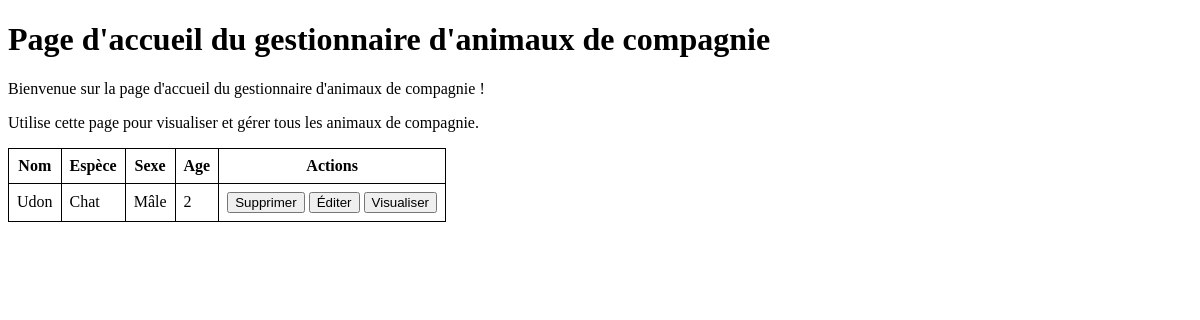
The page /mini-projet/public/index.php on the database as committed earlier.
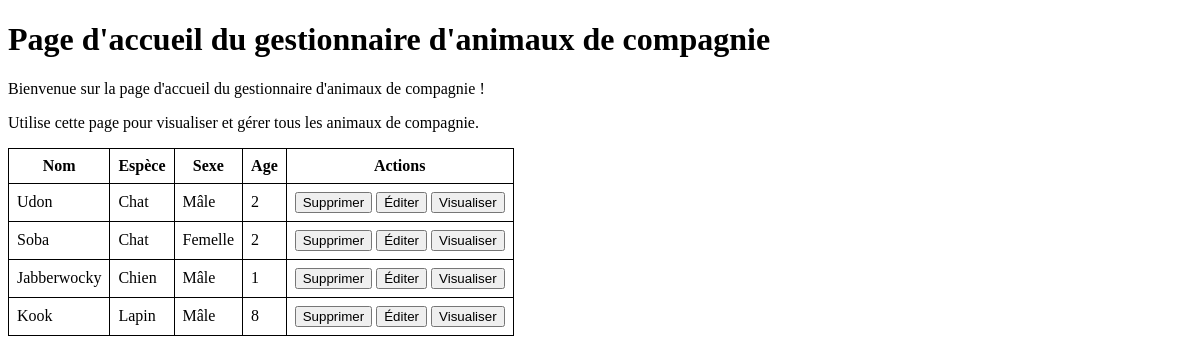
The same page on the database as committed later.
### tables this page shows
CREATE TABLE pets (
    id INTEGER PRIMARY KEY AUTOINCREMENT,
    name TEXT NOT NULL,
    species TEXT NOT NULL,
    nickname TEXT,
    sex TEXT NOT NULL,
    age INTEGER NOT NULL,
    colour TEXT,
    personalities TEXT,
    size FLOAT,
    notes TEXT
, "color");

### mini-projet/src/Database.php (called while the page is built, shortened)
<?php
class Database {
    private $pdo;
    public function __construct() {
        $this->pdo = new PDO("sqlite:" . self::DATABASE_FILE);
        $sql = "CREATE TABLE IF NOT EXISTS pets (
            id INTEGER PRIMARY KEY AUTOINCREMENT,
            name TEXT NOT NULL,
            species TEXT NOT NULL,
            nickname TEXT,
            sex TEXT NOT NULL,
            age INTEGER NOT NULL,
            color TEXT,
            personalities TEXT,
            size FLOAT,
            notes TEXT
        );";
        $stmt = $this->pdo->prepare($sql);
        $stmt->execute();
    }
    public function getPdo() {
        return $this->pdo;
    }
}

### mini-projet/src/PetsManager.php (called while the page is built, shortened)
<?php
require 'Database.php';
class PetsManager {
    private $database;
    public function __construct() {
        $this->database = new Database();
    }
    public function getPets() {
        $sql = "SELECT * FROM pets";
        $stmt = $this->database->getPdo()->prepare($sql);
        $stmt->execute();
        $pets = $stmt->fetchAll();
        return $pets;
    }
}

### mini-projet/public/index.php (the view, shortened to what this page needs)
<?php
require '../src/PetsManager.php';
$petsManager = new PetsManager();
$pets = $petsManager->getPets();
?>
<!DOCTYPE html>
<html lang="fr">
<head>
</head>
<body>
<h1>Page d'accueil du gestionnaire d'animaux de compagnie</h1>
<p>Bienvenue sur la page d'accueil du gestionnaire d'animaux de compagnie !</p>
<p>Utilise cette page pour visualiser et gérer tous les animaux de compagnie.</p>
<table>
    <thead>
    <tr>
        <th>Nom</th>
        <th>Espèce</th>
        <th>Sexe</th>
        <th>Age</th>
        <th>Actions</th>
    </tr>
    </thead>
    <tbody>
    <?php foreach ($pets as $pet) { ?>
        <tr>
            <td><?= htmlspecialchars($pet['name']) ?></td>
            <td><?= Pet::SPECIES[htmlspecialchars($pet['species'])] ?></td>
            <td><?= Pet::SEXES[htmlspecialchars($pet['sex'])] ?></td>
            <td><?= htmlspecialchars($pet['age']) ?></td>
            <td>
                <a href="delete.php?id=<?= htmlspecialchars($pet['id']) ?>"><button>Supprimer</button></a>
                <a href="edit.php?id=<?= htmlspecialchars($pet['id']) ?>"><button>Éditer</button></a>
                <a href="view.php?id=<?= htmlspecialchars($pet['id']) ?>"><button>Visualiser</button></a>
            </td>
        </tr>
    <?php } ?>
    </tbody>
</table>
</body>
</html>

### mini-projet/public/index.php (style rules this page uses)
table, th, td { border: 1px solid black; border-collapse: collapse; padding: 8px; }

Rows that differ between the two databases and show on the page:
added pets: name "Soba", species "Chat", sex "Femelle", age "2"
added pets: name "Jabberwocky", species "Chien", sex "Mâle", age "1"
added pets: name "Kook", species "Lapin", sex "Mâle", age "8"
